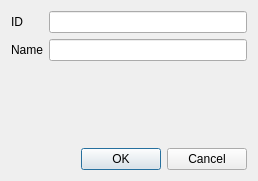
<?xml version="1.0" encoding="UTF-8"?>
<ui version="4.0">
 <class>AddPersonDialog</class>
 <widget class="QDialog" name="AddPersonDialog">
  <property name="geometry">
   <rect>
    <x>0</x>
    <y>0</y>
    <width>258</width>
    <height>181</height>
   </rect>
  </property>
  <property name="windowTitle">
   <string>Add person</string>
  </property>
  <property name="windowIcon">
   <iconset resource="resources.qrc">
    <normaloff>:/images/icon.ico</normaloff>:/images/icon.ico</iconset>
  </property>
  <layout class="QVBoxLayout" name="verticalLayout">
   <item>
    <layout class="QFormLayout" name="formLayout">
     <item row="1" column="0">
      <widget class="QLabel" name="labelName">
       <property name="text">
        <string>Name</string>
       </property>
      </widget>
     </item>
     <item row="1" column="1">
      <widget class="QLineEdit" name="lineName"/>
     </item>
     <item row="0" column="0">
      <widget class="QLabel" name="labelID">
       <property name="text">
        <string>ID</string>
       </property>
      </widget>
     </item>
     <item row="0" column="1">
      <widget class="QLineEdit" name="lineID">
       <property name="enabled">
        <bool>true</bool>
       </property>
       <property name="readOnly">
        <bool>true</bool>
       </property>
      </widget>
     </item>
    </layout>
   </item>
   <item>
    <widget class="QDialogButtonBox" name="buttonBox">
     <property name="orientation">
      <enum>Qt::Horizontal</enum>
     </property>
     <property name="standardButtons">
      <set>QDialogButtonBox::Cancel|QDialogButtonBox::Ok</set>
     </property>
    </widget>
   </item>
  </layout>
 </widget>
 <resources>
  <include location="resources.qrc"/>
 </resources>
 <connections>
  <connection>
   <sender>buttonBox</sender>
   <signal>accepted()</signal>
   <receiver>AddPersonDialog</receiver>
   <slot>accept()</slot>
   <hints>
    <hint type="sourcelabel">
     <x>248</x>
     <y>254</y>
    </hint>
    <hint type="destinationlabel">
     <x>157</x>
     <y>274</y>
    </hint>
   </hints>
  </connection>
  <connection>
   <sender>buttonBox</sender>
   <signal>rejected()</signal>
   <receiver>AddPersonDialog</receiver>
   <slot>reject()</slot>
   <hints>
    <hint type="sourcelabel">
     <x>316</x>
     <y>260</y>
    </hint>
    <hint type="destinationlabel">
     <x>286</x>
     <y>274</y>
    </hint>
   </hints>
  </connection>
 </connections>
</ui>
